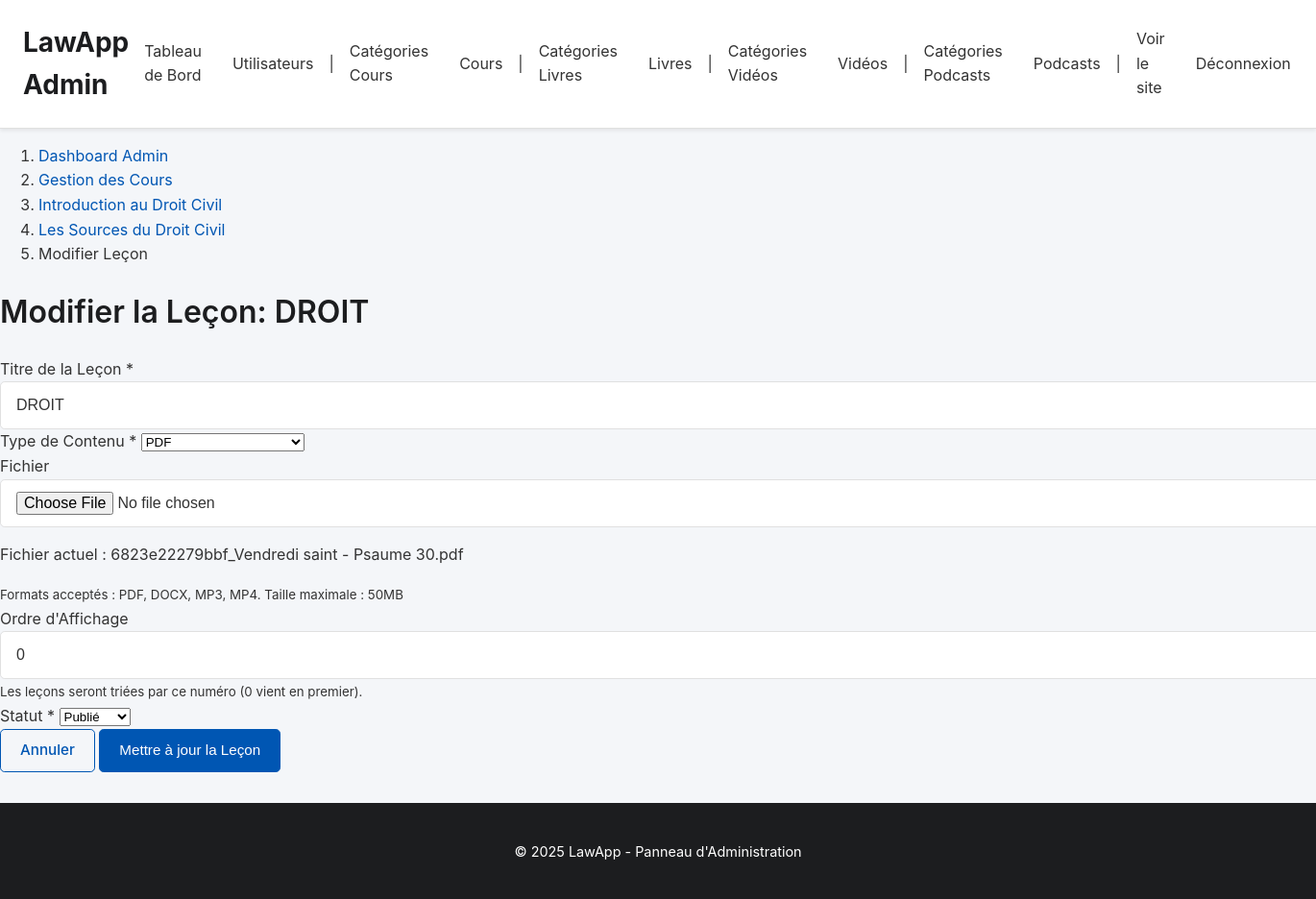
Page /admin/lecon_form.php?id=1&module_id=1 on the committed database.
### tables this page shows
CREATE TABLE `modules` (
  `id` int(11) NOT NULL AUTO_INCREMENT,
  `id_cours` int(11) NOT NULL,
  `titre` varchar(255) NOT NULL,
  `description` text DEFAULT NULL,
  `ordre_affichage` int(11) DEFAULT 0,
  `statut` varchar(50) DEFAULT 'brouillon',
  `date_creation` datetime DEFAULT current_timestamp(),
  `date_mise_a_jour` datetime DEFAULT current_timestamp() ON UPDATE current_timestamp(),
  `ordre` int(11) DEFAULT 0,
  PRIMARY KEY (`id`),
  KEY `id_cours` (`id_cours`),
  CONSTRAINT `modules_ibfk_1` FOREIGN KEY (`id_cours`) REFERENCES `cours` (`id`) ON DELETE CASCADE
);

CREATE TABLE `cours` (
  `id` int(11) NOT NULL AUTO_INCREMENT,
  `titre` varchar(255) NOT NULL,
  `description` text DEFAULT NULL,
  `id_categorie` int(11) DEFAULT NULL,
  `niveau` varchar(50) DEFAULT 'debutant',
  `duree_estimee` varchar(100) DEFAULT NULL,
  `prix` decimal(10,2) DEFAULT 0.00,
  `statut` varchar(50) DEFAULT 'brouillon',
  `image_url` varchar(255) DEFAULT NULL,
  `id_createur` int(11) DEFAULT NULL,
  `date_creation` datetime DEFAULT current_timestamp(),
  `date_mise_a_jour` datetime DEFAULT current_timestamp() ON UPDATE current_timestamp(),
  `objectifs` text DEFAULT NULL,
  `prerequis` text DEFAULT NULL,
  `video_url` varchar(255) DEFAULT NULL,
  `type_contenu` enum('texte','video','quiz') DEFAULT 'texte',
  `duree` int(11) DEFAULT 0,
  PRIMARY KEY (`id`),
  KEY `id_categorie` (`id_categorie`),
  CONSTRAINT `cours_ibfk_1` FOREIGN KEY (`id_categorie`) REFERENCES `categories_cours` (`id`) ON DELETE SET NULL
);

CREATE TABLE `lecons` (
  `id` int(11) NOT NULL AUTO_INCREMENT,
  `id_module` int(11) NOT NULL,
  `titre` varchar(255) NOT NULL,
  `description` text DEFAULT NULL,
  `type_contenu` enum('texte','video','pdf','docx','mp3','mp4') DEFAULT 'texte',
  `contenu_principal` longtext DEFAULT NULL,
  `fichier_path` varchar(255) DEFAULT NULL,
  `ordre` int(11) DEFAULT 0,
  `duree_estimee` varchar(50) DEFAULT NULL,
  `statut` enum('brouillon','publie') DEFAULT 'brouillon',
  `date_creation` datetime DEFAULT current_timestamp(),
  `date_mise_a_jour` datetime DEFAULT current_timestamp() ON UPDATE current_timestamp(),
  `objectifs` text DEFAULT NULL,
  `ressources` text DEFAULT NULL,
  `fichiers_url` text DEFAULT NULL,
  `contenu` text DEFAULT NULL,
  `duree` int(11) DEFAULT 0,
  PRIMARY KEY (`id`),
  KEY `id_module` (`id_module`),
  CONSTRAINT `lecons_ibfk_1` FOREIGN KEY (`id_module`) REFERENCES `modules` (`id`) ON DELETE CASCADE
);

### admin/lecon_form.php (the view, shortened to what this page needs)
<?php
require_once __DIR__ . '/admin_auth_check.php';
$module_id = filter_input(INPUT_GET, 'module_id', FILTER_VALIDATE_INT);
$lecon_id = filter_input(INPUT_GET, 'id', FILTER_VALIDATE_INT);
$isEditing = ($lecon_id !== null && $lecon_id > 0);
try {
    $sql_parent = "SELECT m.id AS module_id, m.titre AS module_titre, m.id_cours, c.titre AS cours_titre
                   FROM modules m
                   JOIN cours c ON m.id_cours = c.id
                   WHERE m.id = :module_id";
    $stmt_parent = $pdo->prepare($sql_parent);
    $stmt_parent->bindParam(':module_id', $module_id, PDO::PARAM_INT);
    $stmt_parent->execute();
    $parentInfo = $stmt_parent->fetch(PDO::FETCH_ASSOC);
     $cours_id = $parentInfo['id_cours'];
} catch (PDOException $e) {
    error_log("Erreur récupération module/cours parent (Lecon Form): " . $e->getMessage());
    $_SESSION['error_message'] = "Erreur lors du chargement des informations du module parent.";
    redirect('manage_cours_contenu.php?cours_id=' . ($parentInfo['id_cours'] ?? 0));
}
$lecon = [
    'titre' => '',
    'type_contenu' => 'texte',
    'contenu_principal' => '',
    'ordre' => 0,
    'statut' => 'brouillon'
];
$pageTitle = 'Ajouter une Leçon à "' . htmlspecialchars($parentInfo['module_titre']) . '"';
if ($isEditing) {
    try {
        $sql_lecon = "SELECT * FROM lecons WHERE id = :lecon_id AND id_module = :module_id";
        $stmt_lecon = $pdo->prepare($sql_lecon);
        $stmt_lecon->bindParam(':lecon_id', $lecon_id, PDO::PARAM_INT);
        $stmt_lecon->bindParam(':module_id', $module_id, PDO::PARAM_INT);
        $stmt_lecon->execute();
        $lecon_data = $stmt_lecon->fetch(PDO::FETCH_ASSOC);
        if ($lecon_data) {
            $lecon = $lecon_data;
            $pageTitle = 'Modifier la Leçon: ' . htmlspecialchars($lecon['titre']);
        } else {
            $_SESSION['error_message'] = "Leçon non trouvée ou n'appartient pas à ce module.";
            redirect('manage_module_contenu.php?module_id=' . $module_id);
        }
    } catch (PDOException $e) {
        error_log("Erreur récupération leçon (Lecon Form Edit): " . $e->getMessage());
        $_SESSION['error_message'] = "Erreur lors du chargement de la leçon à modifier.";
        redirect('manage_module_contenu.php?module_id=' . $module_id);
    }
}
include 'admin_header.php';
?>
<div class="container mt-4">
     <nav aria-label="breadcrumb">
        <ol class="breadcrumb">
            <li class="breadcrumb-item"><a href="admin_dashboard.php">Dashboard Admin</a></li>
            <li class="breadcrumb-item"><a href="manage_cours.php">Gestion des Cours</a></li>
             <li class="breadcrumb-item"><a href="manage_cours_contenu.php?cours_id=<?php echo $cours_id; ?>"><?php echo htmlspecialchars($parentInfo['cours_titre']); ?></a></li>
            <li class="breadcrumb-item"><a href="manage_module_contenu.php?module_id=<?php echo $module_id; ?>"><?php echo htmlspecialchars($parentInfo['module_titre']); ?></a></li>
            <li class="breadcrumb-item active" aria-current="page"><?php echo $isEditing ? 'Modifier Leçon' : 'Ajouter Leçon'; ?></li>
        </ol>
    </nav>
    <h1 class="mb-4"><?php echo $pageTitle; ?></h1>
    <div class="card">
        <div class="card-body">
            <form action="lecon_actions.php" method="POST" enctype="multipart/form-data">
                <div class="mb-3">
                    <label for="titre" class="form-label">Titre de la Leçon <span class="text-danger">*</span></label>
                    <input type="text" class="form-control" id="titre" name="titre" value="<?php echo htmlspecialchars($lecon['titre']); ?>" required>
                </div>
                <div class="mb-3">
                    <label for="type_contenu" class="form-label">Type de Contenu <span class="text-danger">*</span></label>
                    <select class="form-select" id="type_contenu" name="type_contenu" required onchange="toggleContentFields()">
                        <option value="pdf" <?php echo ($lecon['type_contenu'] === 'pdf') ? 'selected' : ''; ?>>PDF</option>
                    </select>
                </div>
                <div id="contenu-fichier" class="mb-3 content-field" style="display: none;">
                    <label for="fichier" class="form-label">Fichier</label>
                    <input type="file" class="form-control" id="fichier" name="fichier" accept=".pdf,.docx,.mp3,.mp4">
                    <?php if (!empty($lecon['fichier_path'])): ?>
                        <div class="mt-2">
                            <p>Fichier actuel : <?php echo htmlspecialchars(basename($lecon['fichier_path'])); ?></p>
                        </div>
                    <?php endif; ?>
                    <small class="form-text text-muted">Formats acceptés : PDF, DOCX, MP3, MP4. Taille maximale : 50MB</small>
                </div>
                <div class="row">
                    <div class="col-md-6 mb-3">
                        <label for="ordre" class="form-label">Ordre d'Affichage</label>
                        <input type="number" class="form-control" id="ordre" name="ordre" value="<?php echo (int)$lecon['ordre']; ?>" min="0">
                         <small class="form-text text-muted">Les leçons seront triées par ce numéro (0 vient en premier).</small>
                    </div>
                    <div class="col-md-6 mb-3">
                        <label for="statut" class="form-label">Statut <span class="text-danger">*</span></label>
                        <select class="form-select" id="statut" name="statut" required>
                            <option value="publie" <?php echo ($lecon['statut'] === 'publie') ? 'selected' : ''; ?>>Publié</option>
                        </select>
                    </div>
                </div>
                <div class="d-flex justify-content-end">
                     <a href="manage_module_contenu.php?module_id=<?php echo $module_id; ?>" class="btn btn-secondary me-2">Annuler</a>
                    <button type="submit" class="btn btn-primary">
                        <?php echo $isEditing ? 'Mettre à jour la Leçon' : 'Ajouter la Leçon'; ?>
                    </button>
                </div>
            </form>
        </div>
    </div>
</div>
<?php include 'admin_footer.php'; ?>

### admin/css/admin_style.css (style rules this page uses)
:root { --admin-bg-color: #f4f6f9; --admin-text-color: #333; --admin-primary-color: #0056b3; --admin-primary-hover-color: #004085; --admin-header-bg-color: #ffffff; --admin-header-text-color: #333; --admin-nav-link-color: #333; --admin-nav-link-hover-color: var(--admin-primary-color); --admin-section-bg-color: #ffffff; --admin-border-color: #e0e0e0; --admin-heading-color: #1c1d1f; --admin-button-bg-color: var(--admin-primary-color); --admin-button-text-color: #ffffff; --admin-button-hover-bg-color: var(--admin-primary-hover-color); --admin-link-color: var(--admin-primary-color); --admin-link-hover-color: var(--admin-primary-hover-color); --admin-card-shadow: 0 4px 8px rgba(0,0,0,0.05); --admin-font-family-sans-serif: -apple-system, BlinkMacSystemFont, "Segoe UI", Roboto, "Helvetica Neue", Arial, sans-serif, "Apple Color Emoji", "Segoe UI Emoji", "Segoe UI Symbol"; --admin-table-header-bg: #f3f4f6; --admin-table-border-color: #d1d5db; --admin-primary-color-rgb-tuple: 0,86,179; }
body { font-family: var(--admin-font-family-sans-serif); margin: 0; background-color: var(--admin-bg-color); color: var(--admin-text-color); display: flex; flex-direction: column; min-height: 100vh; line-height: 1.6; }
h1, h2, h3, h4, h5, h6 { color: var(--admin-heading-color); font-weight: 600; }
a { color: var(--admin-link-color); text-decoration: none; transition: color 0.2s ease-in-out; }
.btn { display: inline-block; padding: 0.65rem 1.25rem; font-size: 0.95rem; font-weight: 500; line-height: 1.5; text-align: center; text-decoration: none; vertical-align: middle; cursor: pointer; user-select: none; border: 1px solid transparent; border-radius: 0.3rem; transition: color .15s ease-in-out,background-color .15s ease-in-out,border-color .15s ease-in-out,box-shadow .15s ease-in-out; }
.btn-primary { color: var(--admin-button-text-color); background-color: var(--admin-button-bg-color); border-color: var(--admin-button-bg-color); }
.btn-secondary { color: var(--admin-primary-color); background-color: transparent; border-color: var(--admin-primary-color); }
.form-control { display: block; width: 100%; padding: 0.75rem 1rem; font-size: 1rem; font-weight: 400; line-height: 1.5; color: var(--admin-text-color); background-color: #fff; background-clip: padding-box; border: 1px solid var(--admin-border-color); border-radius: 0.3rem; transition: border-color .15s ease-in-out,box-shadow .15s ease-in-out; }

### rows in the picture
modules: id_cours.titre "Introduction au Droit Civil", titre "Les Sources du Droit Civil"
lecons: titre "Modifier la Leçon: DROIT", titre "DROIT", type_contenu "PDF", fichier_path "6823e22279bbf_Vendredi saint - Psaume 30.pdf", ordre "0", statut "Publié"
